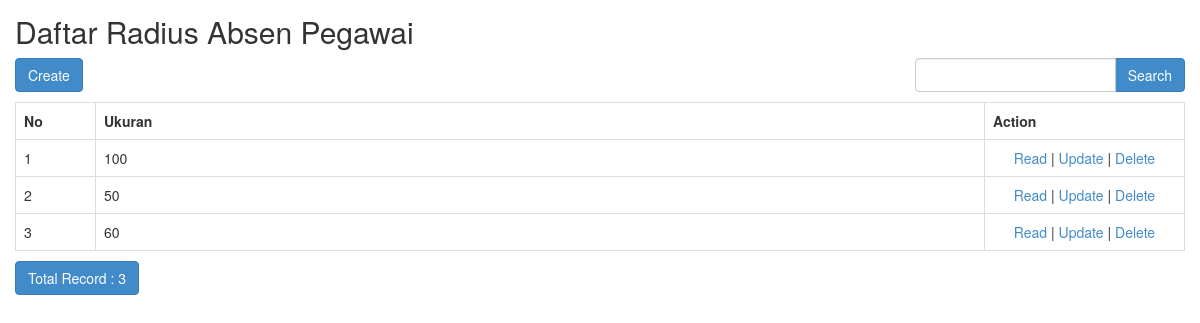
The page /index.php/radius_absen on the database as committed earlier.
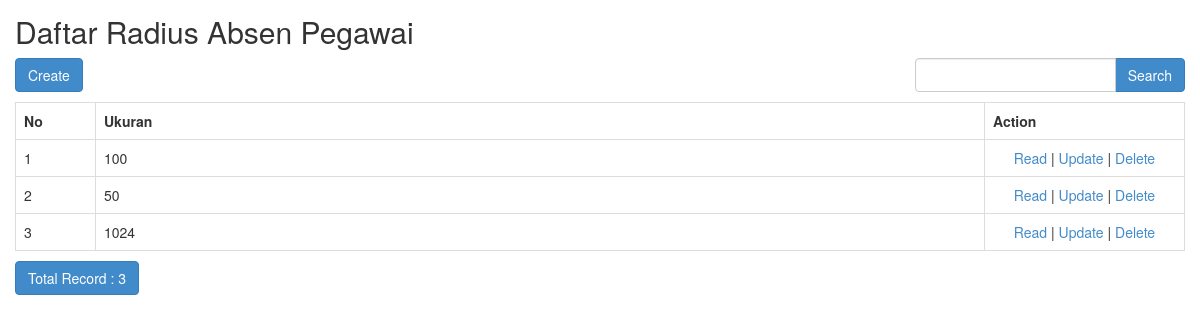
The same page on the database as committed later.
### tables this page shows
CREATE TABLE `radius_absen` (
  `id_radius` int(11) NOT NULL,
  `ukuran` float NOT NULL,
  `created_at` timestamp NOT NULL DEFAULT current_timestamp(),
  `updated_at` timestamp NOT NULL DEFAULT current_timestamp() ON UPDATE current_timestamp(),
  `deleted_at` timestamp NULL DEFAULT NULL
);

### application/controllers/Radius_absen.php (called while the page is built, shortened)
<?php
class Radius_absen extends CI_Controller
{
	function __construct()
	{
		$this->load->model('Radius_absen_model');
		$this->load->library('form_validation');
	}
	public function index()
	{
		$q = urldecode($this->input->get('q', TRUE));
		$start = intval($this->input->get('start'));
		if ($q <> '') {
			$config['base_url'] = base_url() . 'radius_absen/index.html?q=' . urlencode($q);
			$config['first_url'] = base_url() . 'radius_absen/index.html?q=' . urlencode($q);
		} else {
			$config['base_url'] = base_url() . 'radius_absen/index.html';
			$config['first_url'] = base_url() . 'radius_absen/index.html';
		}
		$config['per_page'] = 10;
		$config['page_query_string'] = TRUE;
		$config['total_rows'] = $this->Radius_absen_model->total_rows($q, TRUE);
		$radius_absen = $this->Radius_absen_model->get_limit_data($config['per_page'], $start, $q, TRUE);
		$this->load->library('pagination');
		$this->pagination->initialize($config);
		$data = array(
			'radius_absen_data' => $radius_absen,
			'q' => $q,
			'pagination' => $this->pagination->create_links(),
			'total_rows' => $config['total_rows'],
			'start' => $start,
		);
		$this->load->view('radius_absen/radius_absen_list', $data);
	}
}

### index.php (called while the page is built, shortened)
<?php
require_once BASEPATH.'core/CodeIgniter.php';

### application/config/config.php (called while the page is built, shortened)
<?php
$config['base_url'] = 'http://localhost/sipreti';
$config['index_page'] = '';
$config['uri_protocol']	= 'REQUEST_URI';
$config['url_suffix'] = '.html';
$config['language']	= 'english';
$config['charset'] = 'UTF-8';
$config['enable_hooks'] = FALSE;
$config['subclass_prefix'] = 'MY_';
$config['composer_autoload'] = FALSE;
$config['permitted_uri_chars'] = 'a-z 0-9~%.:_\-';
$config['enable_query_strings'] = FALSE;
$config['controller_trigger'] = 'c';
$config['function_trigger'] = 'm';
$config['directory_trigger'] = 'd';
$config['allow_get_array'] = TRUE;
$config['log_threshold'] = 0;
$config['log_path'] = '';
$config['log_file_extension'] = '';
$config['log_file_permissions'] = 0644;
$config['log_date_format'] = 'Y-m-d H:i:s';
$config['error_views_path'] = '';
$config['cache_path'] = '';
$config['cache_query_string'] = FALSE;
$config['encryption_key'] = 'randomstring';
$config['sess_driver'] = 'files';
$config['sess_cookie_name'] = 'ci_session';
$config['sess_samesite'] = 'Lax';
$config['sess_expiration'] = 7200;
$config['sess_save_path'] = NULL;
$config['sess_match_ip'] = FALSE;
$config['sess_time_to_update'] = 300;
$config['sess_regenerate_destroy'] = FALSE;
$config['cookie_prefix']	= '';
$config['cookie_domain']	= '';
$config['cookie_path']		= '/';
$config['cookie_secure']	= FALSE;
$config['cookie_httponly'] 	= FALSE;
$config['cookie_samesite'] 	= 'Lax';
$config['standardize_newlines'] = FALSE;
$config['global_xss_filtering'] = TRUE;
$config['csrf_protection'] = FALSE;
$config['csrf_token_name'] = 'csrf_test_name';
$config['csrf_cookie_name'] = 'csrf_cookie_name';
$config['csrf_expire'] = 7200;
$config['csrf_regenerate'] = TRUE;
$config['csrf_exclude_uris'] = array();
$config['compress_output'] = FALSE;
$config['time_reference'] = 'local';
$config['rewrite_short_tags'] = FALSE;
$config['proxy_ips'] = '';

### application/models/Radius_absen_model.php (called while the page is built, shortened)
<?php
class Radius_absen_model extends CI_Model
{
	public $table = 'radius_absen';
	function total_rows($q = NULL, $onlyActive = FALSE)
	{
		$this->db->like('ukuran', $q);
		if ($onlyActive) {
			$this->db->where('(deleted_at IS NULL OR deleted_at = "")');
		}
		return $this->db->count_all_results($this->table);
	}
	public function get_limit_data($limit, $start = 0, $q = NULL, $onlyActive = FALSE)
	{
		$this->db->like('ukuran', $q);
		if ($onlyActive) {
			$this->db->where('(deleted_at IS NULL OR deleted_at = "")');
		}
		$this->db->limit($limit, $start);
		return $this->db->get($this->table)->result();
	}
}

### application/views/radius_absen/radius_absen_list.php (the view, shortened to what the changed rows need)
<!doctype html>
<html>
<head>
	<link rel="stylesheet" href="<?php echo base_url('assets/bootstrap/css/bootstrap.min.css') ?>" />
</head>
<body>
	<h2 style="margin-top:0px">Daftar Radius Absen Pegawai</h2>
	<table class="table table-bordered" style="margin-bottom: 10px">
		<tr>
			<th>No</th>
			<th>Ukuran</th>
			<th>Action</th>
		</tr><?php
		foreach ($radius_absen_data as $radius_absen) {
			?>
			<tr>
				<td width="80px"><?php echo ++$start ?></td>
				<td><?php echo $radius_absen->ukuran ?></td>
				<td style="text-align:center" width="200px">
					<?php
					echo anchor(site_url('radius_absen/read/' . $radius_absen->id_radius), 'Read');
					echo ' | ';
					echo anchor(site_url('radius_absen/update/' . $radius_absen->id_radius), 'Update');
					echo ' | ';
					echo anchor(site_url('radius_absen/delete/' . $radius_absen->id_radius), 'Delete', 'onclick="javasciprt: return confirm(\'Are You Sure ?\')"');
					?>
				</td>
			</tr>
			<?php
		}
		?>
	</table>
</body>
</html>

Rows that differ between the two databases and show on the page:
no longer on this page (row edited): radius_absen: ukuran "60", id_radius "Read", id_radius "Update", id_radius "Delete"
added radius_absen: ukuran "1024", id_radius "Read", id_radius "Update", id_radius "Delete"
